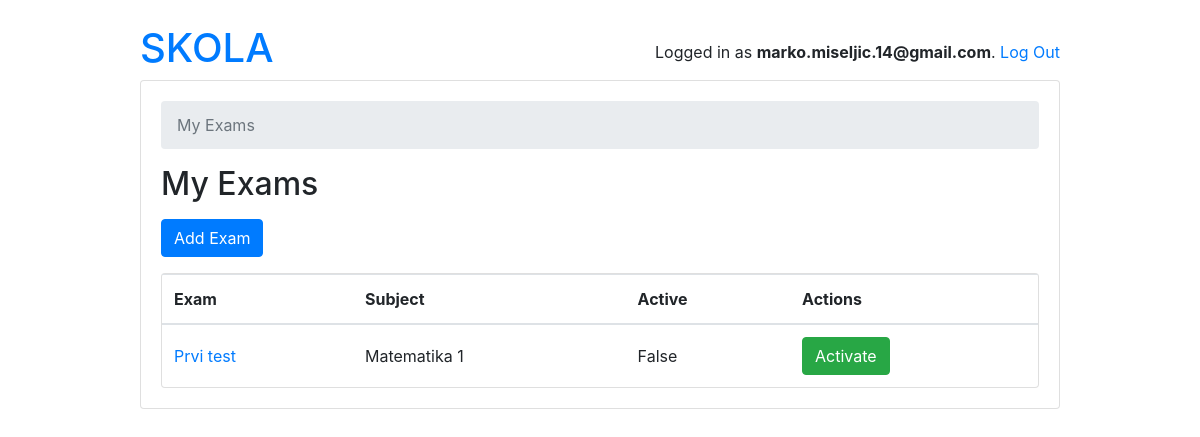
/teachers/ (signed in), run on an earlier commit of the app's database.
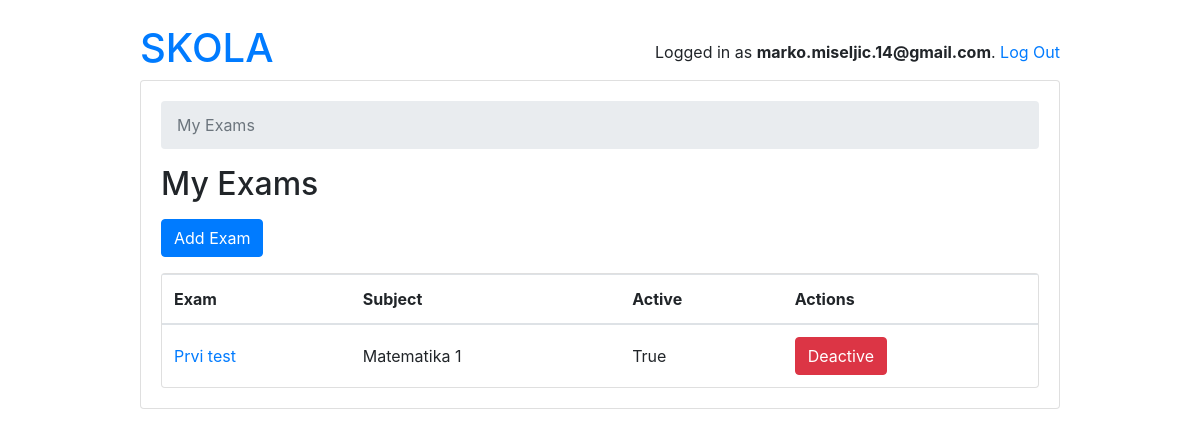
And on a later commit of the database.
### school/models.py (models this page shows, shortened)
class Exam(models.Model):
    type = models.CharField(max_length=100)
    active = models.BooleanField(default=False)
    duration = models.IntegerField()
    nuber_of_questions = models.IntegerField()
    required_score_to_pass = models.IntegerField(help_text="required score in %")
    subject  = models.ForeignKey(Subject, on_delete=models.CASCADE)
    owner = models.ForeignKey('account.User', on_delete=models.CASCADE, related_name='exams')

class Subject(models.Model):
    name = models.CharField(max_length=220)
    school = models.ManyToManyField(School)
    def __str__(self):
        return self.name

### account/views.py (the view)
# urls.py: path('', ExamTeacherListView.as_view(), name='exam_change_list'),
@method_decorator([login_required, teacher_required], name='dispatch')
class ExamTeacherListView(ListView):
    model = Exam
    ordering = ('type', )
    context_object_name = 'exams'
    template_name = 'teachers/exam_change_list.html'
    def get_queryset(self):
        queryset = Exam.objects.filter(owner=self.request.user)#self.request.user.exams \
        return queryset

### templates/teachers/exam_change_list.html
{% extends 'base.html' %}
{% block content %}
  <nav aria-label="breadcrumb">
    <ol class="breadcrumb">
      <li class="breadcrumb-item active" aria-current="page">My Exams</li>
    </ol>
  </nav>
  <h2 class="mb-3">My Exams</h2>
  <a href="{% url 'teachers:exam_add' %}" class="btn btn-primary mb-3" role="button">Add Exam</a>
  <div class="card">
    <table class="table mb-0">
      <thead>
        <tr>
          <th>Exam</th>
          <th>Subject</th>
          <th>Active</th>
          <th>Actions</th>
        </tr>
      </thead>
      <tbody>
        {% for exam in exams %}
          <tr>
            <td class="align-middle"><a href="{% url 'teachers:exam_change' exam.pk %}">{{ exam.type }}</a></td>
            <td class="align-middle">{{exam.subject}}</td>
            <td class="align-middle">{{exam.active}}</td>
            <td class="align-middle">
              {% if exam.active == False %}
                <a type="button" class="btn btn-success" href="{% url 'teachers:exam_change_activity' exam.pk %}">Activate</a>
              {% else %}
                <a type="button" class="btn btn-danger" href="{% url 'teachers:exam_change_activity' exam.pk %}">Deactive</a>
              {% endif %}
            </td>
          </tr>
        {% empty %}
          <tr>
            <td class="bg-light text-center font-italic" colspan="5">You haven't created any Exam yet.</td>
          </tr>
        {% endfor %}
      </tbody>
    </table>
  </div>
{% endblock %}

What changed in the data, as far as the page shows it:
changed Exam "Prvi test": active "False" → "True"; active "Activate" → "Deactive"
